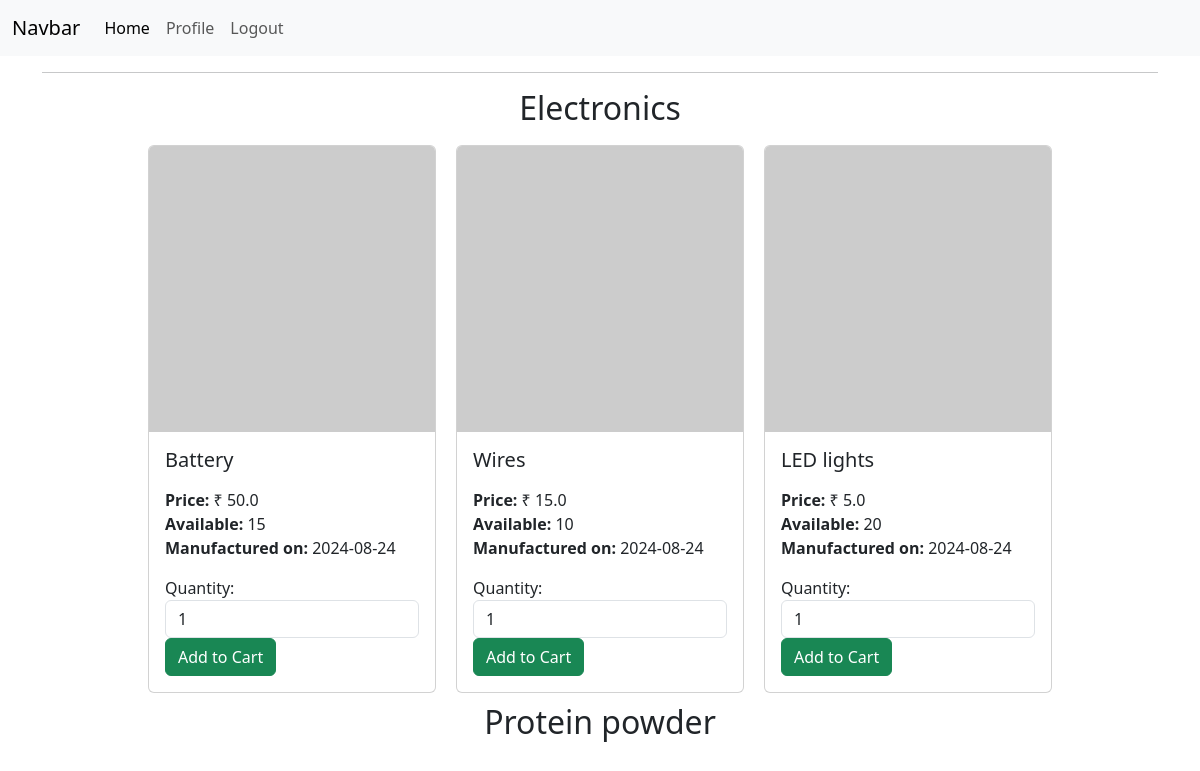
The page / (signed in) on the database as committed earlier.
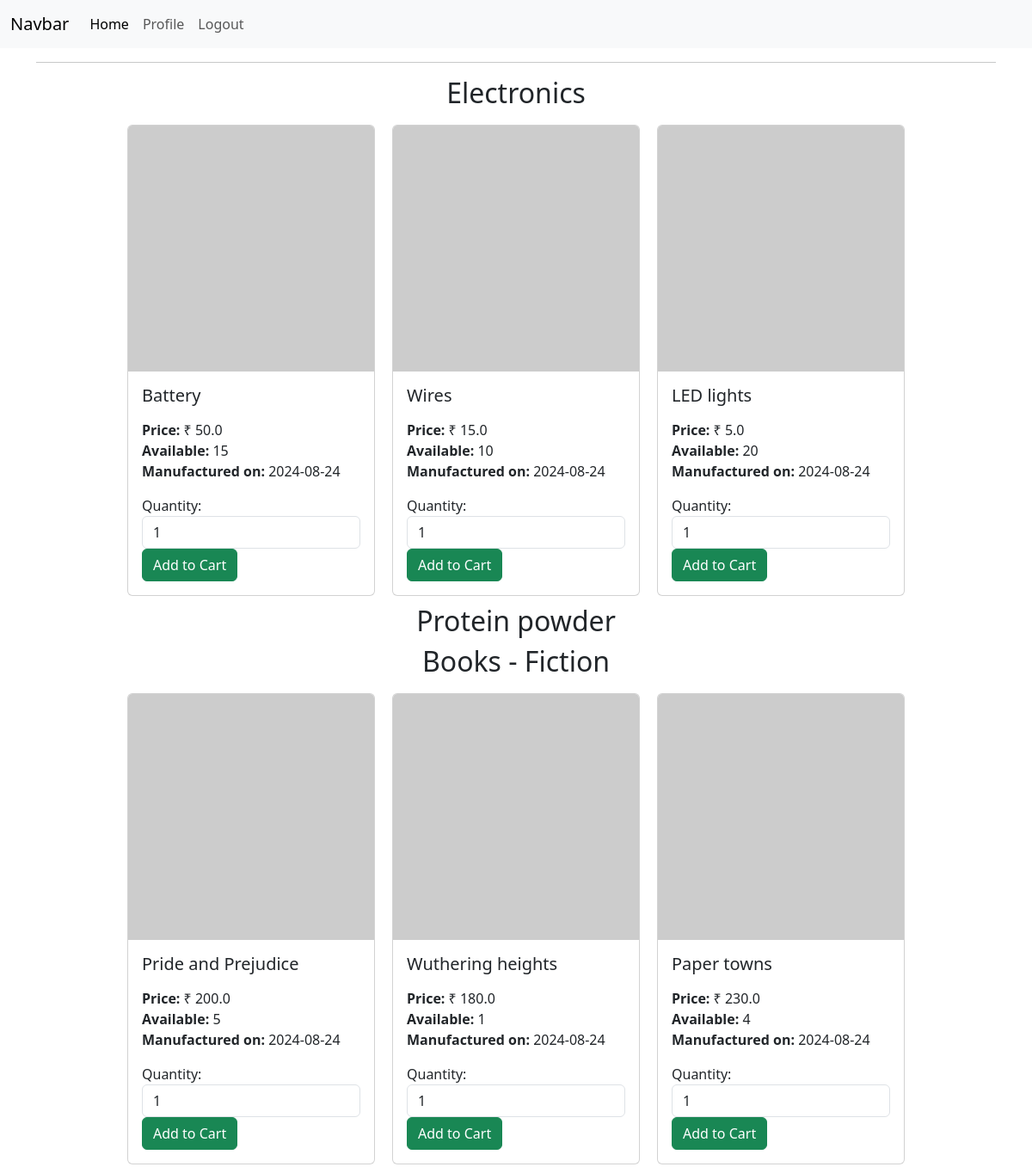
The same page on the database as committed later.
### models.py (models this page shows)
class Category(db.Model):
    id = db.Column(db.Integer, primary_key=True)
    name = db.Column(db.String(32), unique=True)
    products = db.relationship('Product', backref='category', lazy=True, cascade="all, delete")

class Product(db.Model):
    id = db.Column(db.Integer, primary_key=True)
    name = db.Column(db.String(32), unique=True)
    price = db.Column(db.Float, nullable=False)
    category_id = db.Column(db.Integer, db.ForeignKey('category.id'),nullable=False)
    quantity = db.Column(db.Integer, nullable=False)
    man_date = db.Column(db.Date, nullable=False)
    carts = db.relationship('Cart', backref='product', lazy=True, cascade="all, delete")
    orders = db.relationship('Order', backref='product', lazy=True, cascade="all, delete")

### routes.py (the view)
@app.route('/')
@auth_required
def index():
    user = User.query.get(session['user_id'])
    if user.is_admin:
        return redirect(url_for('admin'))
    categories=Category.query.all()
    return render_template('index.html', categories=categories)

### routes.py (called while the page is built)
def auth_required(func):
    @wraps(func)
    def inner(*args, **kwargs):
        if 'user_id' in session:
            return func(*args, **kwargs)
        else:
            flash('Please login to continue')
            return redirect(url_for('login'))
    return inner

### templates/index.html (shortened to what this page needs)
{% extends 'layout.html' %}
{% block content %}
<hr>
<div class="categories-list">
    {% for category in categories %}
        <h2>{{ category.name }}</h2>
        <div class="products">
            {% for product in category.products %}
            <div class="card" style="width: 18rem;">
                <img src="https://picsum.photos/150/150" class="card-img-top" alt="{{product.name}}">
                <div class="card-body">
                  <h5 class="card-title">{{product.name}}</h5>
                  <p class="card-text">
                    <div class="price">
                        <strong>Price:</strong>
                        &#8377;   {{product.price}}
                    </div>
                    <div class="quantity">
                        <strong>Available:</strong>
                        {{product.quantity}}
                    </div>
                    <div class="man_date">
                        <strong>Manufactured on:</strong>
                        {{product.man_date}}
                    </div>
                </p>
                    <div class="quantity_input">
                        <form action="{{url_for('add_to_cart', product_id = product.id)}}" method="POST" class="form">
                            <label form="quantity">Quantity:</label>
                            <input class="form-control"
                            type="number" name="quantity"
                            id="quantity" min="1"
                            max="{{product.quantity}}" value="1">
                            <input type="submit" value="Add to Cart" class="btn btn-success">
                        </form>
                    </div>
                </div>
              </div>
            {% endfor %}
        </div>
    {% endfor %}
</div>
{% endblock %}

### templates/layout.html (shortened to what this page needs)
<!DOCTYPE html>
<html lang="en">
<head>
    <link href="https://cdn.jsdelivr.net/npm/bootstrap@5.3.3/dist/css/bootstrap.min.css" rel="stylesheet">
</head>
<body>
{% include 'navbar.html' with context %}
<div class="container">
{% block content %}
{% endblock %}
</div>
    <link rel="stylesheet" href="https://cdnjs.cloudflare.com/ajax/libs/font-awesome/6.6.0/css/all.min.css" />
</body>
</html>

### templates/navbar.html (shortened to what this page needs)
<nav class="navbar navbar-expand-lg bg-body-tertiary">
    <div class="container-fluid">
      <a class="navbar-brand" href="#">Navbar</a>
      <div class="collapse navbar-collapse" id="navbarNav">
        <ul class="navbar-nav">
            {% if 'user_id' in session %}
              <li class="nav-item">
                <a class="nav-link active" aria-current="page" href="{{url_for('index')}}">Home</a>
              </li>
              <li class="nav-item">
                <a class="nav-link" href="{{url_for('profile')}}">Profile</a>
              </li>
              <li class="nav-item">
                <a class="nav-link" href="{{url_for('logout')}}">Logout</a>
              </li>
            {% endif %}
        </ul>
      </div>
    </div>
  </nav>

### templates/index.html (style rules this page uses)
.categories-list { display: flex; flex-direction: column; align-items: center; }
.products { display: flex; flex-wrap: wrap; justify-content: center; }
.card { margin: 10px; }

Rows that differ between the two databases and show on the page:
added Category: name "Books - Fiction"
added Product: name "Pride and Prejudice", price "200.0", quantity "5", man_date "2024-08-24", shown under "Books - Fiction"
added Product: name "Wuthering heights", price "180.0", quantity "1", man_date "2024-08-24", shown under "Books - Fiction"
added Product: name "Paper towns", price "230.0", quantity "4", man_date "2024-08-24", shown under "Books - Fiction"
